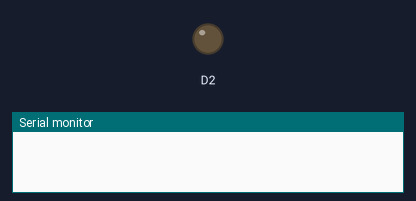
Simulated run of this sketch. Board: ESP8266 (NodeMCU). On the bench: output pins drawn as LEDs (lit = HIGH), the last lines printed to the serial monitor. WiFi joins after 1.5 s; servers stay silent unless stated.

Above: at 0.1 s.
At 1.8 s:
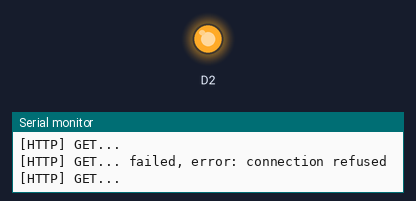
Timing chart, 0 to 3.3 s (numbered marks = the images above):
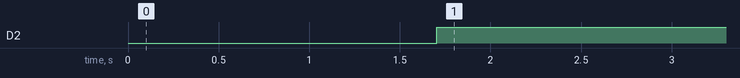

Measured:
- by itself, D2: LOW → HIGH at 1.7 s

The sketch:

nodered_esp_fan.ino
```cpp
#include <ESP8266WiFi.h>
#include <ESP8266WiFiMulti.h>
#include <ESP8266HTTPClient.h>
#include <WiFiClient.h>


int pwmFanRpm = 1023;

ESP8266WiFiMulti WiFiMulti;

void setup() {
  Serial.begin(115200);

  // Initialisieren
  pinMode(D2, OUTPUT);

  WiFi.mode(WIFI_STA);
  WiFiMulti.addAP("betahaus2.0", "betahaus10?");
}

void loop() {
  // wait for WiFi connection
  if ((WiFiMulti.run() == WL_CONNECTED)) {

    WiFiClient client;

    HTTPClient http;

    //Serial.print("[HTTP] begin...\n");
    if (http.begin(client, "http://172.16.106.48:1880/Fan")) {  // HTTP


      Serial.print("[HTTP] GET...\n");
      // start connection and send HTTP header
      int httpCode = http.GET();

      // httpCode will be negative on error
      if (httpCode > 0) {
        // HTTP header has been send and Server response header has been handled
        Serial.printf("[HTTP] GET... code: %d\n", httpCode);

        // file found at server
        if (httpCode == HTTP_CODE_OK || httpCode == HTTP_CODE_MOVED_PERMANENTLY) {
          String payload = http.getString();
          Serial.println(payload);
          pwmFanRpm = payload.toInt();
        }
      } else {
        Serial.printf("[HTTP] GET... failed, error: %s\n", http.errorToString(httpCode).c_str());
      }

      http.end();
    } else {
      Serial.printf("[HTTP} Unable to connect\n");
    }
  }

  //---------------FAN-------------
  //analogWrite(D2, mapfloat(constrain(pwmFanRpm, 0, 255), 0, 255, 0.99, 2));    // start PWM
  analogWrite(D2,constrain(pwmFanRpm, 0, 1023));
}

/*float mapfloat(int x, int in_min, int in_max, int out_min, int out_max)
{
 return (float)(x - in_min) * (out_max - out_min) / (float)(in_max - in_min) + out_min;
}*/
```
